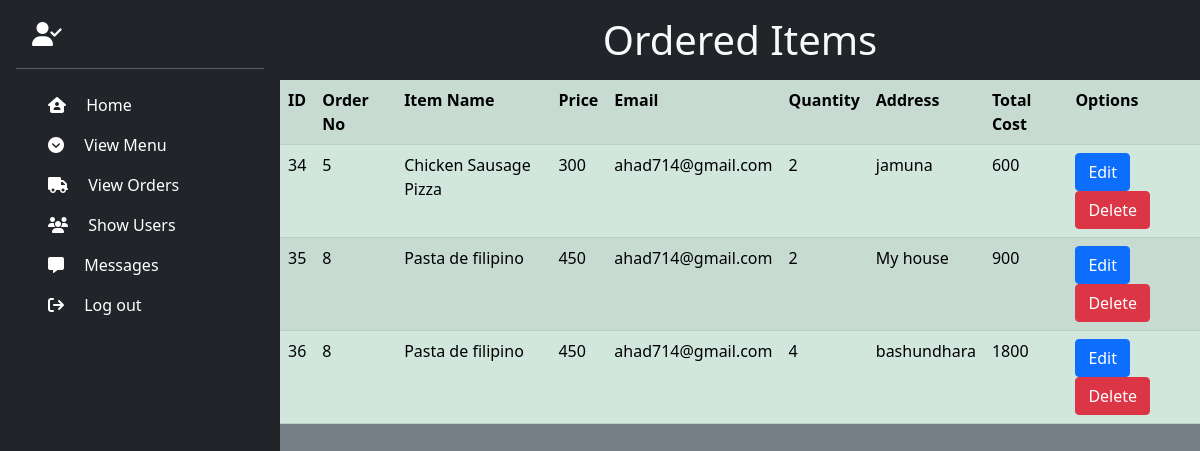
Page /showOrder.php on the committed database.
### tables this page shows
CREATE TABLE `order_table` (
  `id` int(11) NOT NULL,
  `order_no` text NOT NULL,
  `item_name` text NOT NULL,
  `price` text NOT NULL,
  `email` text NOT NULL,
  `name` text NOT NULL,
  `address` varchar(200) NOT NULL,
  `qty` varchar(30) NOT NULL,
  `total_price` varchar(30) NOT NULL
);

### showOrder.php (the view, shortened to what this page needs)
<!DOCTYPE html>
<html lang="en">
<head>
    <link href="https://cdn.jsdelivr.net/npm/bootstrap@5.0.2/dist/css/bootstrap.min.css" rel="stylesheet">
</head>
<body class="bg-secondary bg-gradient">
<div class="container-fluid d-flex p-0">
<?php include "sidebar.php";?>
<form action='' method = 'post' class="w-100">
<h1 class="text-center bg-dark text-light m-0 p-3">Ordered Items</h1>
<table class = "table table-success table-striped table-hover">
  <?php
  echo"<tr>
  <th>ID</th>
  <th>Order No</th>
  <th>Item Name</th>
  <th>Price</th>
  <th>Email</th>
  <th>Quantity</th>
  <th>Address</th>
  <th>Total Cost</th>
  <th>Options</th>
</tr>";
 include "connect.php";
  $sql = "SELECT * FROM order_table";
  $result = mysqli_query($con, $sql);
  if (mysqli_num_rows($result) > 0) {
    while($row = mysqli_fetch_assoc($result)) {
        $id = $row['id'];
      echo "<tr><td>".$row['id']. "</td><td>". $row["order_no"]. "</td><td>". $row["item_name"]. "</td><td>".  $row["price"]."</td><td>". $row["email"]."</td><td>".$row['qty']. "</td><td>".$row['address']. "</td><td>".$row['total_price']. "</td>
      <td>
      <button type = 'submit'  name ='edit' value = $id class='btn btn-primary' data-bs-toggle='modal' data-bs-target='#mod'>Edit</button>
      <button type = 'submit' name ='delete' value = $id class='btn btn-danger'>Delete</button>
      </td>
      </tr>";
    }
  }
  ?>
  </table>
  </form>
  </div>
</body>
</html>

### rows in the picture
order_table: id "34", order_no "5", item_name "Chicken Sausage Pizza", price "300", email "ahad714@gmail.com", qty "2", address "jamuna", total_price "600"
order_table: id "35", order_no "8", item_name "Pasta de filipino", price "450", email "ahad714@gmail.com", qty "2", address "My house", total_price "900"
order_table: id "36", order_no "8", item_name "Pasta de filipino", price "450", email "ahad714@gmail.com", qty "4", address "bashundhara", total_price "1800"
